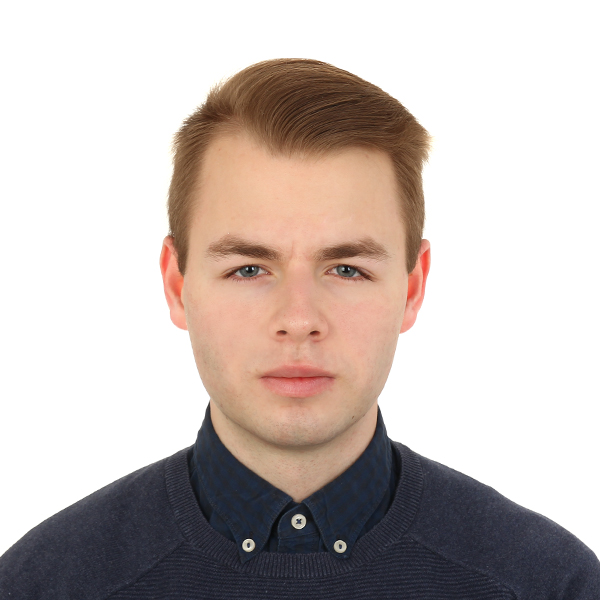
#> input picture photob.jpg, 600 x 600 px
$ python face_detector.py
#> lines starting #> are read from the running program, lines starting #| are printed output that depends on the picture; after the words box and inside, x2 and y2 are one past the last pixel; in counts of white or black regions, pixels touching at a corner belong together
import cv2

face_cascade = cv2.CascadeClassifier("haarcascade_frontalface_default.xml")

img = cv2.imread("photob.jpg")
#> img is the input picture: shape (600, 600, 3); mean B, G, R 183.3, 187.3, 197.9
gray_img = cv2.cvtColor(img, cv2.COLOR_BGR2GRAY)
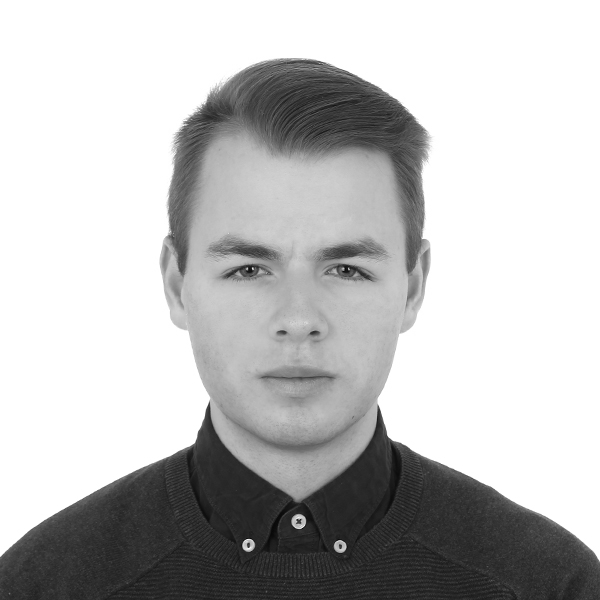
#> gray_img: shape (600, 600); min 8, max 255, mean 190

faces=face_cascade.detectMultiScale(gray_img,
scaleFactor=1.2,
minNeighbors=5)
#> faces = [[157, 158, 285, 285]]

for x,y,w,h in faces:
    img=cv2.rectangle(img, (x, y),(x+w, y+h), (0, 505, 0), 3)
#> this loop made 1 pass
#> pass 1, `img=cv2.rectangle(img, (x, y),(x+w, y+h), (0, 505, 0), 3)`:
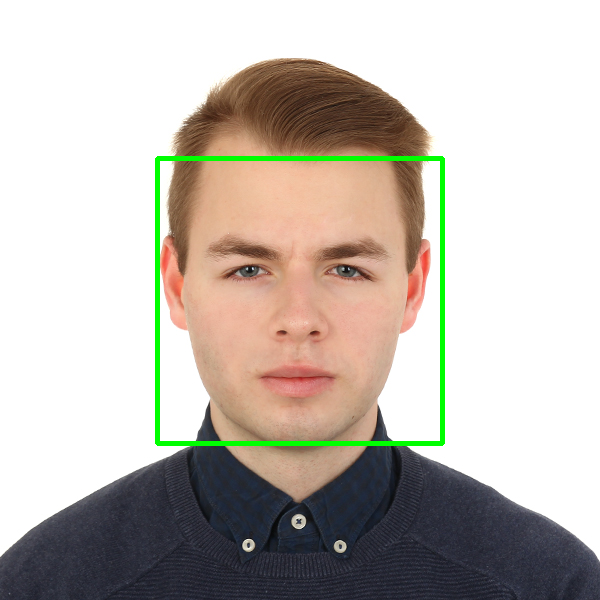
#> img: shape (600, 600, 3); 1.58% of pixels changed, all inside (x1, y1, x2, y2) = (155, 156, 445, 446)

print(type(faces))
#| <class 'numpy.ndarray'>
print(faces)
#| [[157 158 285 285]]

resized=cv2.resize(img, (int(img.shape[1]/2), int(img.shape[0]/2)))

cv2.imshow("Gray", img)
cv2.waitKey(0)
cv2.destroyAllWindows()

$ run again, with photo.jpg copied over photob.jpg
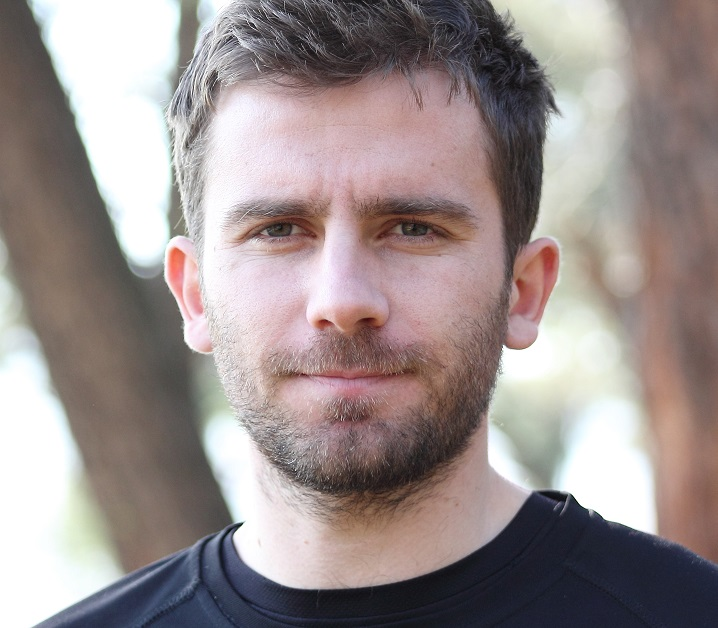
#> input picture photo.jpg, 718 x 628 px
#> img is the input picture: shape (628, 718, 3); mean B, G, R 142, 143.2, 154.6
#> `gray_img = cv2.cvtColor(img, cv2.COLOR_BGR2GRAY)`:
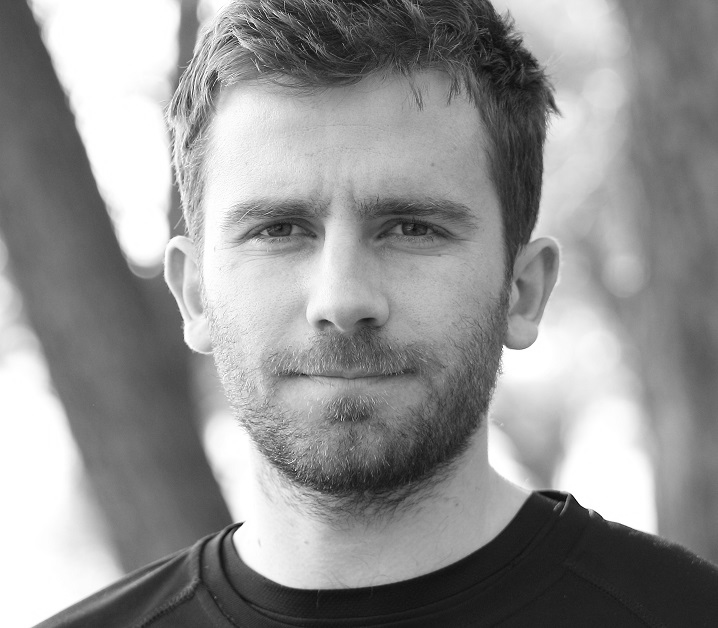
#> gray_img: shape (628, 718); min 2, max 255, mean 146.4
#> faces = [[155, 84, 385, 385]]
#> the loop `for x,y,w,h in faces:` made 1 pass
#| <class 'numpy.ndarray'>
#| [[155  84 385 385]]
#> `resized=cv2.resize(img, (int(img.shape[1]/2), int(img.shape[0]/2)))`:
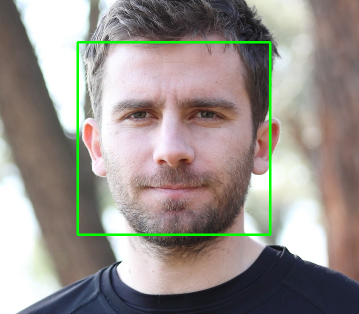
#> resized: shape (314, 359, 3); mean B, G, R 139.7, 145.2, 152.2
